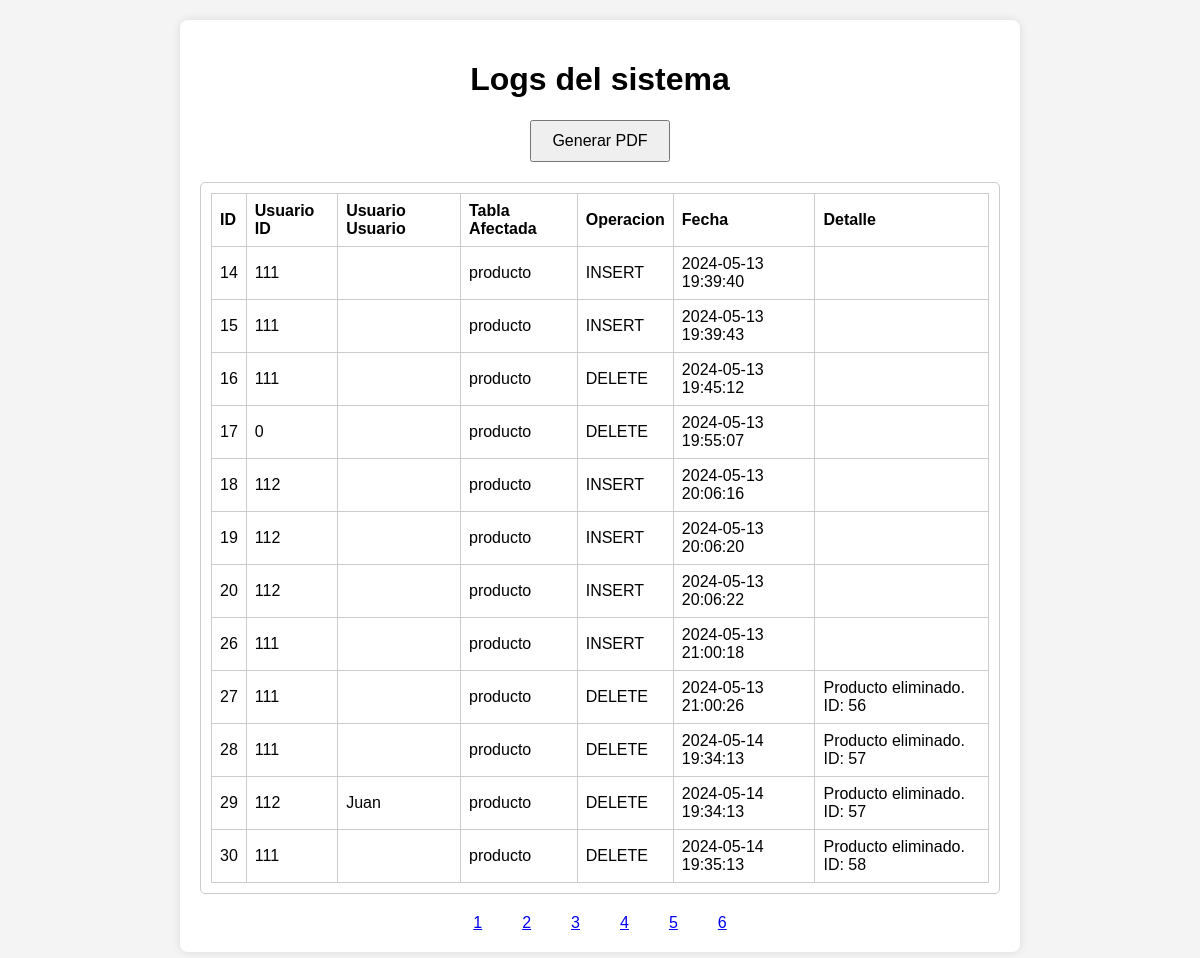
The app's page /vistas/ver_logs.php with its own data.
### tables this page shows
CREATE TABLE `auditoria` (
  `id` int(11) NOT NULL AUTO_INCREMENT,
  `usuario_id` int(11) DEFAULT NULL,
  `usuario_usuario` varchar(20) DEFAULT NULL,
  `tabla_afectada` varchar(255) DEFAULT NULL,
  `operacion` varchar(50) DEFAULT NULL,
  `fecha` timestamp NOT NULL DEFAULT current_timestamp(),
  `detalle` text DEFAULT NULL,
  PRIMARY KEY (`id`)
);

### vistas/ver_logs.php (the view, shortened to what this page needs)
<!DOCTYPE html>
<html lang="es">
<head>
</head>
<body>
    <div class="container">
        <h1 class="title has-text-centered">Logs del sistema</h1>
        <div class="button-container">
            <form action="generar_pdf.php" method="post">
                <button type="submit" name="generate_pdf" class="button is-link is-rounded is-small">Generar PDF</button>
            </form>
        </div>
        <?php
        function mostrarLogsDesdeBD($pagina, $registrosPorPagina) {
            $hostname = 'localhost';
            $username = 'root';
            $password = '';
            $database = 'pdo';
            $conn = new mysqli($hostname, $username, $password, $database);
            $offset = ($pagina - 1) * $registrosPorPagina;
            $sql = "SELECT * FROM auditoria LIMIT $offset, $registrosPorPagina";
            $result = $conn->query($sql);
            if ($result->num_rows > 0) {
                echo '<div class="log-container">';
                echo '<table>';
                echo '<tr><th>ID</th><th>Usuario ID</th><th>Usuario Usuario</th><th>Tabla Afectada</th><th>Operacion</th><th>Fecha</th><th>Detalle</th></tr>';
                while ($row = $result->fetch_assoc()) {
                    echo '<tr>';
                    echo '<td>' . htmlspecialchars($row['id']) . '</td>';
                    echo '<td>' . htmlspecialchars($row['usuario_id']) . '</td>';
                    echo '<td>' . htmlspecialchars($row['usuario_usuario']) . '</td>';
                    echo '<td>' . htmlspecialchars($row['tabla_afectada']) . '</td>';
                    echo '<td>' . htmlspecialchars($row['operacion']) . '</td>';
                    echo '<td>' . htmlspecialchars($row['fecha']) . '</td>';
                    echo '<td>' . htmlspecialchars($row['detalle']) . '</td>';
                    echo '</tr>';
                }
                echo '</table>';
                echo '</div>';
            } else {
                echo '<p>No se encontraron registros en la base de datos.</p>';
            }
        }
        function obtenerTotalRegistros() {
            $hostname = 'localhost';
            $username = 'root';
            $password = '';
            $database = 'pdo';
            $conn = new mysqli($hostname, $username, $password, $database);
            $sql = "SELECT COUNT(*) AS total FROM auditoria";
            $result = $conn->query($sql);
            $total = 0;
            if ($result->num_rows > 0) {
                $row = $result->fetch_assoc();
                $total = $row['total'];
            }
            return $total;
        }
        $pagina = isset($_GET['pagina']) ? (int)$_GET['pagina'] : 1;
        $registrosPorPagina = 12;
        $totalRegistros = obtenerTotalRegistros();
        $Npaginas = ceil($totalRegistros / $registrosPorPagina);
        $url = 'index.php?vista=ver_logs&pagina=';
        $botones = 5;
        mostrarLogsDesdeBD($pagina, $registrosPorPagina);
        echo '<div class="button-container">';
        for ($i = max(1, $pagina - $botones); $i <= min($pagina + $botones, $Npaginas); $i++) {
            echo '<a href="' . $url . $i . '" class="button">' . $i . '</a>';
        }
        echo '</div>';
        ?>
    </div>
</body>
</html>

### vistas/ver_logs.php (style rules this page uses)
body { font-family: Arial, sans-serif; margin: 0; padding: 0; background-color: #F4F4F4; text-align: center; }
h1 { text-align: center; }
.container { max-width: 800px; margin: 20px auto; padding: 20px; background-color: #FFFFFF; border-radius: 8px; box-shadow: 0 0 10px rgba(0, 0, 0, 0.1); }
.log-container { padding: 10px; border: 1px solid #ccc; border-radius: 5px; overflow: auto; margin-top: 20px; }
table { width: 100%; border-collapse: collapse; }
table, th, td { border: 1px solid #ccc; }
th, td { padding: 8px; text-align: left; }
.button-container { text-align: center; margin-top: 20px; }
.button { padding: 10px 20px; font-size: 16px; }

### records on screen
auditoria: id "14", usuario "111", tabla_afectada "producto", operacion "INSERT", fecha "2024-05-13 19:39:40"
auditoria: id "15", usuario "111", tabla_afectada "producto", operacion "INSERT", fecha "2024-05-13 19:39:43"
auditoria: id "16", usuario "111", tabla_afectada "producto", operacion "DELETE", fecha "2024-05-13 19:45:12"
auditoria: id "17", usuario "0", tabla_afectada "producto", operacion "DELETE", fecha "2024-05-13 19:55:07"
auditoria: id "18", usuario "112", tabla_afectada "producto", operacion "INSERT", fecha "2024-05-13 20:06:16"
auditoria: id "19", usuario "112", tabla_afectada "producto", operacion "INSERT", fecha "2024-05-13 20:06:20"
auditoria: id "20", usuario "112", tabla_afectada "producto", operacion "INSERT", fecha "2024-05-13 20:06:22"
auditoria: id "26", usuario "111", tabla_afectada "producto", operacion "INSERT", fecha "2024-05-13 21:00:18"
auditoria: id "27", usuario "111", tabla_afectada "producto", operacion "DELETE", fecha "2024-05-13 21:00:26", detalle "Producto eliminado. ID: 56"
auditoria: id "28", usuario "111", tabla_afectada "producto", operacion "DELETE", fecha "2024-05-14 19:34:13", detalle "Producto eliminado. ID: 57"
auditoria: id "29", usuario "112", usuario_usuario "Juan", tabla_afectada "producto", operacion "DELETE", fecha "2024-05-14 19:34:13", detalle "Producto eliminado. ID: 57"
auditoria: id "30", usuario "111", tabla_afectada "producto", operacion "DELETE", fecha "2024-05-14 19:35:13", detalle "Producto eliminado. ID: 58"
